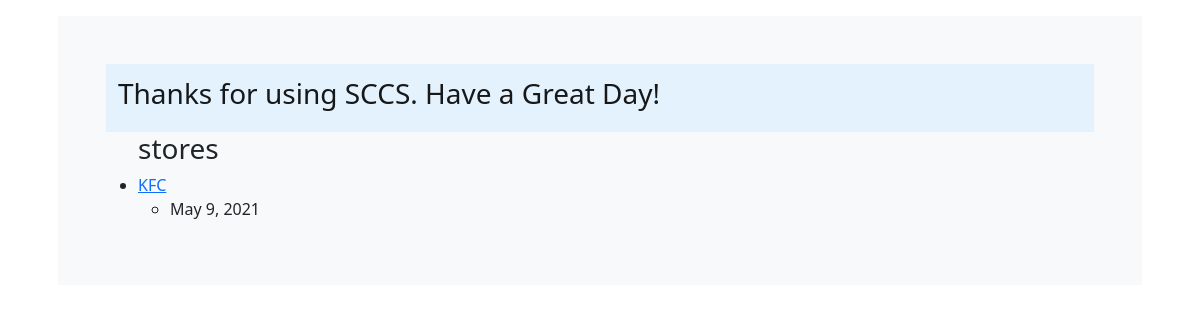
The page /queueweb/index on the database as committed earlier.
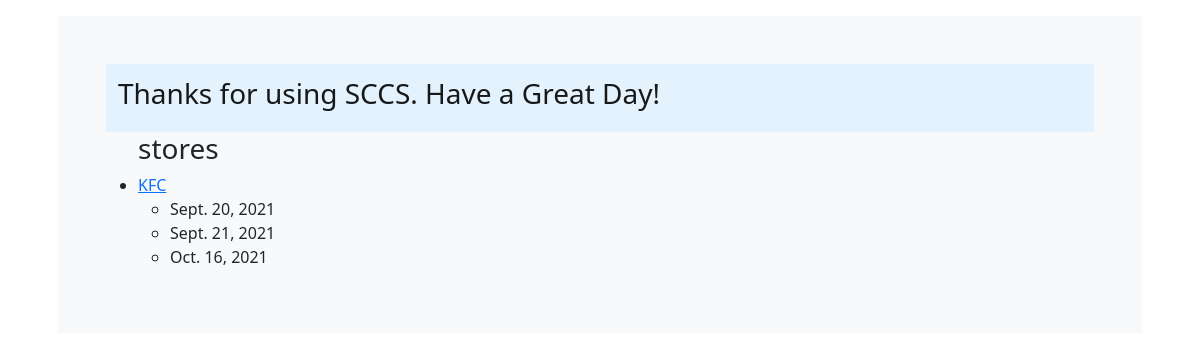
The same page on the database as committed later.
### apidatabase/models.py (models this page shows, shortened)
class Store(models.Model):
    store_id  =  models.AutoField(primary_key=True)
    store_name = models.TextField(max_length=50)
    store_phone =  models.TextField(max_length=12, unique= True,default='0')
    password = models.CharField(max_length=30)
    store_capacity = models.PositiveIntegerField(default = 0)
    store_current_count = models.PositiveIntegerField(default = 0)
    store_url = models.URLField(max_length = 200)
    store_average_waiting_time_for_person = models.IntegerField(default=0)
    store_current_count = models.PositiveIntegerField(default = 0)
    slug = models.SlugField(unique=True)
    owner_first_name = models.CharField(max_length=30)
    owner_last_name = models.CharField(max_length=30)
    email = models.EmailField(max_length=100,default='0')
    store_address = models.CharField(max_length=100)
    registration_date = models.DateTimeField(auto_now_add=True)
    thermal_task_queue = models.IntegerField(default=0)
    thermal_state = models.IntegerField(default=0) # 0: wait, 1:pass, -1:fail
    vaccination_card = models.TextField() # store the card image in the form of json text
    class Meta:
        verbose_name_plural = 'stores'

class Queue(models.Model):
    store = models.ForeignKey(Store, on_delete = models.CASCADE)
    queuedate = models.DateField()
    current_waiting_time = models.IntegerField(default=0)
    number_people_waiting = models.IntegerField(default=0)
    first_Customerueue_id = models.IntegerField(default=0)
    last_Customerueue_id = models.IntegerField(default=0)

### queueweb/views.py (the view)
# urls.py: path('', views.index, name="index")
@csrf_exempt
def index(request):
    store_list = Store.objects.order_by('store_name')
    queue_list = Queue.objects.order_by('queuedate')
    context_dict = {}
    context_dict['stores'] = store_list
    context_dict['queues'] = queue_list
    return render(request,'queueweb/index.html',context=context_dict)

### queueweb/templates/queueweb/index.html (shortened to what this page needs)
{% extends 'queueweb/base.html' %}
{% load static %}
{% block body_block %}
        <div>
        {% if stores %}
            <ul>
                <h3>stores</h3>
                {% for store in stores %}
                    <li><a href="/queueweb/store/{{ store.slug }}/">{{ store.store_name }}</a></li>
                    <div>
                        {% if queues %}
                            <ul>
                                {% for queue in queues %}
                                    {% if queue.store == store %}
                                        <li>{{ queue.queuedate }}</li>
                                    {% endif %}
                                {% endfor%}
                            </ul>
                        {% else %}
                            <strong>There are no queues present.</strong>
                        {% endif%}
                    </div>
                {% endfor%}
            </ul>
        {% else %}
            <strong>There are no store present.</strong>
        {% endif%}
        </div>
{% endblock %}

Rows that differ between the two databases and show on the page:
changed Queue: queuedate "May 9, 2021" → "Sept. 20, 2021"
added Queue: queuedate "Sept. 21, 2021"
added Queue: queuedate "Oct. 16, 2021"
